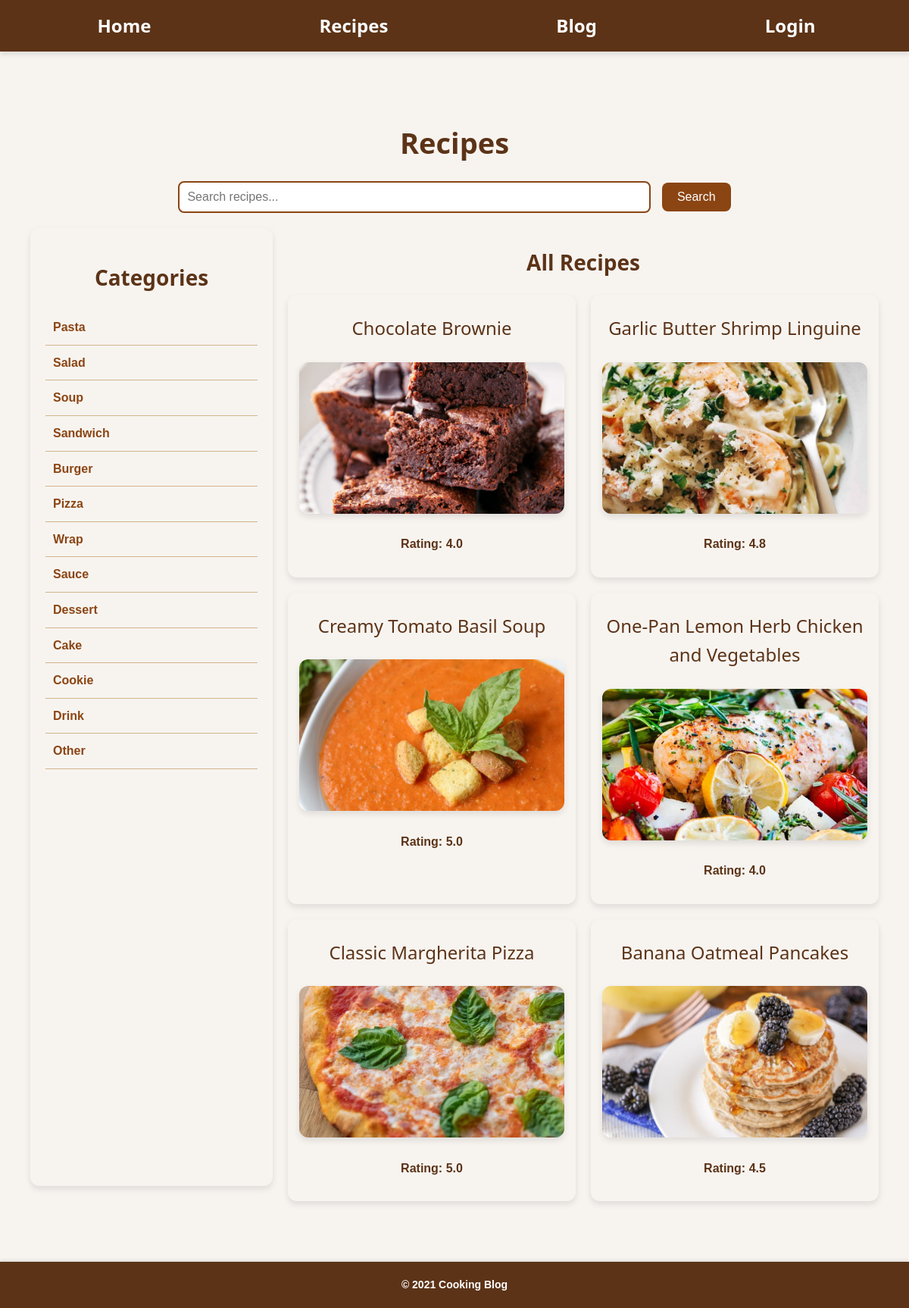
The app's page /recipes/ with its own data.
### blog/models.py (models this page shows, shortened)
class Recipe(models.Model):
    FOOD_NAME_CHOICES = [
        ('pasta', 'Pasta'),
        ('salad', 'Salad'),
        ('soup', 'Soup'),
        ('sandwich', 'Sandwich'),
        ('burger', 'Burger'),
        ('pizza', 'Pizza'),
        ('wrap', 'Wrap'),
        ('sauce', 'Sauce'),
        ('dessert', 'Dessert'),
        ('cake', 'Cake'),
        ('cookie', 'Cookie'),
        ('drink', 'Drink'),
        ('other', 'Other'),
    ]
    title = models.CharField(max_length=200)
    description = models.TextField()
    ingredients = models.ManyToManyField('Ingredient')
    instructions = models.ManyToManyField('Instruction', related_name='recipe_instructions', blank=True)
    author = models.ForeignKey(User, on_delete=models.CASCADE)
    created_at = models.DateTimeField(auto_now_add=True)
    saved_by = models.ManyToManyField(User, related_name='saved_recipes', blank=True)
    average_rating = models.FloatField(default=0)
    image = models.ImageField(upload_to='recipe_images/', null=True, blank=True)
    food_category = models.CharField(max_length=100, choices=FOOD_NAME_CHOICES, null=True, blank=True)

### blog/views.py (the view)
# urls.py: path('recipes/', views.recipe_list, name='recipe_list'),
def recipe_list(request):
    search_query = request.GET.get('search', '')
    food_category = request.GET.get('category', '')
    recipes = Recipe.objects.all()
    if search_query:
        recipes = recipes.filter(title__icontains=search_query)
    if food_category:
        recipes = recipes.filter(food_category=food_category)
    categories = Recipe.FOOD_NAME_CHOICES
    return render(request, 'blog/recipe_list.html', {
        'recipes': recipes,
        'search_query': search_query,
        'categories': categories,
        'selected_category': food_category,
    })

### blog/templates/blog/recipe_list.html (shortened to what this page needs)
{% extends "blog/base.html" %}
{% block content %}
<div class="recipe-page">
    <h1 class="page-title">Recipes</h1>
    <div class="search-bar">
        <form method="get">
            <input type="text" name="search" placeholder="Search recipes..." value="{{ search_query }}" class="search-input">
            <button type="submit" class="search-btn">Search</button>
        </form>
    </div>
    <div class="content-container">
        <div class="sidebar">
            <h2>Categories</h2>
            <ul class="category-list">
                {% for code, name in categories %}
                <li>
                    <a href="?category={{ code }}{% if search_query %}&search={{ search_query }}{% endif %}"
                       class="category-link {% if selected_category == code %}selected{% endif %}">
                        {{ name }}
                    </a>
                </li>
                {% endfor %}
            </ul>
        </div>
        <div class="recipe-list">
            {% if selected_category %}
            <h2 class="section-title">{{ selected_category|capfirst }} Recipes</h2>
            {% else %}
            <h2 class="section-title">All Recipes</h2>
            {% endif %}
            <ul class="recipe-items">
                {% for recipe in recipes %}
                <li class="recipe-item">
                    <a href="{% url 'recipe_detail' recipe.pk %}" class="recipe-link">
                        <h3>{{ recipe.title }}</h3>
                        {% if recipe.image %}
                        <img src="{{ recipe.image.url }}" alt="{{ recipe.title }}" class="recipe-image">
                        {% endif %}
                        {% if recipe.average_rating %}
                        <p class="recipe-rating">Rating: {{ recipe.average_rating |floatformat:1}}</p>
                        {% endif %}
                    </a>
                </li>
                {% endfor %}
            </ul>
        </div>
    </div>
</div>
{% endblock %}

### blog/static/blog/css/styles.css (style rules this page uses)
body { font-family: "Arial Nova Light", sans-serif; margin: 0; padding: 0; background-color: #f7f4f0; color: #4a4a4a; line-height: 1.6; font-weight: bold; }
main.content h2 { text-align: center; font-size: 28px; color: #5c3317; margin-bottom: 20px; font-weight: bold; font-family: "Segoe UI", system-ui, sans-serif; }
main.content h3 { text-align: center; font-size: 24px; color: #5c3317; margin-bottom: 15px; font-weight: lighter; font-family: "Segoe UI", system-ui, sans-serif; }
.recipe-page { padding: 40px 20px; max-width: 1200px; margin: 0 auto; font-family: "Arial Nova Light", sans-serif; }
.page-title { text-align: center; font-size: 36px; margin-bottom: 30px; color: #8b4513; }
.search-bar { text-align: center; margin-bottom: 20px; }
.search-input { width: 70%; max-width: 600px; padding: 10px; border: 2px solid #8b4513; border-radius: 8px; font-size: 16px; outline: none; }
.search-btn { padding: 10px 20px; background-color: #8b4513; color: white; border: none; border-radius: 8px; font-size: 16px; margin-left: 10px; cursor: pointer; transition: background-color 0.3s ease; }
.sidebar { width: 25%; padding: 20px; background-color: #f7f4f0; border-radius: 12px; box-shadow: 0 4px 8px rgba(0, 0, 0, 0.1); margin-bottom: 20px; }
.category-list { list-style: none; padding: 0; margin: 0; }
.category-link { display: block; padding: 10px; color: #8b4513; text-decoration: none; border-bottom: 1px solid #d2b48c; transition: background-color 0.3s ease; }
.content-container { display: flex; gap: 20px; }
.recipe-list { flex: 1; }
.section-title { font-size: 28px; color: #8b4513; margin-bottom: 20px; }
.recipe-items { list-style: none; padding: 0; margin: 0; display: grid; grid-template-columns: repeat(auto-fit, minmax(250px, 1fr)); gap: 20px; }
.recipe-item { background-color: #f7f4f0; border-radius: 12px; box-shadow: 0 4px 8px rgba(0, 0, 0, 0.1); padding: 15px; text-align: center; transition: transform 0.3s ease, box-shadow 0.3s ease; }
.recipe-link { text-decoration: none; color: #8b4513; }
.recipe-link h3 { margin: 10px 0; font-size: 20px; font-weight: bold; }
.recipe-image { width: 100%; max-height: 200px; object-fit: cover; border-radius: 8px; margin: 10px 0; }
.recipe-rating { font-size: 16px; color: #5c3317; margin-top: 10px; }
.page-title { text-align: center; margin-top: 10px; font-size: 38px; color: #5c3317; margin-bottom: 20px; font-weight: bold; font-family: "Segoe UI", system-ui, sans-serif; }
.recipe-image { width: 100%; height: auto; border-radius: 12px; box-shadow: 0 4px 8px rgba(0, 0, 0, 0.1); }
h1 { text-align: center; font-size: 36px; color: #8b4513; margin-bottom: 20px; }
h2 { text-align: center; font-size: 32px; color: #8b4513; margin-bottom: 15px; }
h3 { font-size: 24px; color: #8b4513; margin-bottom: 10px; }
h2 { font-size: 32px; color: #8b4513; margin-bottom: 20px; }

### records on screen
Recipe: title "Chocolate Brownie", image (picture), average_rating "4.0"
Recipe: title "Garlic Butter Shrimp Linguine", image (picture), average_rating "4.8"
Recipe: title "Creamy Tomato Basil Soup", image (picture), average_rating "5.0"
Recipe: title "One-Pan Lemon Herb Chicken and Vegetables", image (picture), average_rating "4.0"
Recipe: title "Classic Margherita Pizza", image (picture), average_rating "5.0"
Recipe: title "Banana Oatmeal Pancakes", image (picture), average_rating "4.5"

### other values on screen
{{ name }} "Pasta" "Salad" "Soup" "Sandwich" "Burger" "Pizza" "Wrap" "Sauce" "Dessert" "Cake" "Cookie" "Drink" "Other"
